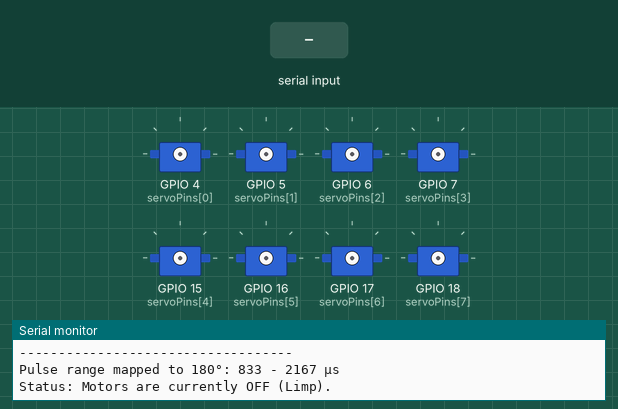
Bench run of a sketch on a simulated ESP32. Parts: 8 × servo, the last lines printed to the serial monitor. The inputs (shaded band) are chosen by the test bench.

Above: at 1.2 s.
1.3 s: "all,1\n" received over Serial
2.8 s: "all,150\n" received over Serial
At 4.0 s:
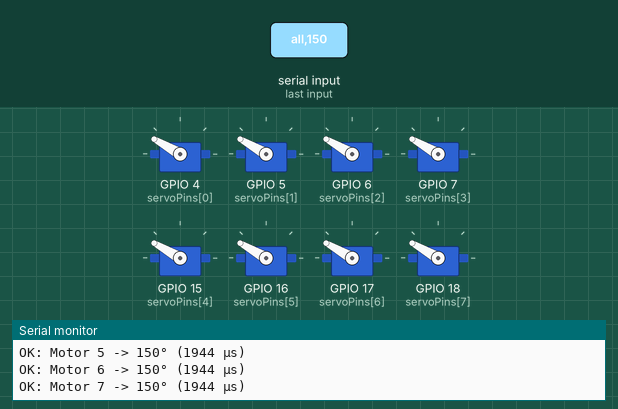
4.3 s: "1,90\n" received over Serial
At 4.7 s:
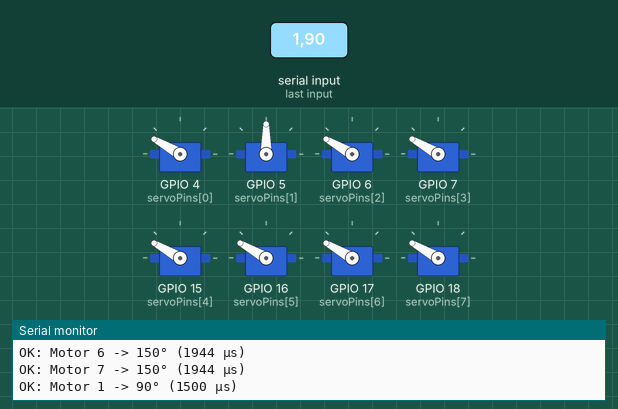
Timing chart, 0 to 7.3 s (numbered marks = the images above; inputs shaded):
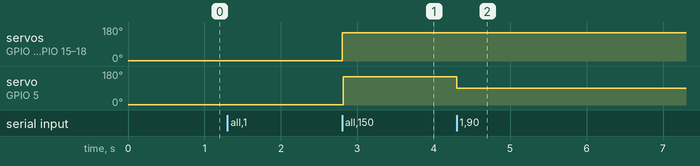

The sketch:

mg90d-servo-test.ino
```cpp
#include <Arduino.h>
#include <ESP32Servo.h>

// ======================================================================
// CONFIGURATION
// ======================================================================

Servo servos[8];

// Index:                 0   1   2   3   4    5   6   7
// Label:                 R1  R2  L1  L2  R4  R3  L3  L4
const int servoPins[8] = {4, 5, 6, 7, 15, 16, 17, 18};

// MG90D 270deg servo calibration
const int MIN_PULSE = 833;   // 500  + 333
const int MAX_PULSE = 2167;  // 2500 - 333

// ======================================================================
//  SETUP
// ======================================================================

void setup() {
  Serial.begin(115200); // Ensure the baud rate matches in the serial terminal
  while (!Serial);

  Serial.println("-----------------------------------");
  Serial.println("   Servo Motor Tester Interface    ");
  Serial.println("-----------------------------------");
  Serial.println("Commands:");
  Serial.println("1. id,angle   -> e.g. '0,90'");
  Serial.println("2. all,angle  -> e.g. 'all,90'");
  Serial.println("3. stop       -> Detaches/Powers down motors");
  Serial.println("-----------------------------------");
  Serial.print  ("Pulse range mapped to 180°: ");
  Serial.print  (MIN_PULSE);
  Serial.print  (" - ");
  Serial.print  (MAX_PULSE);
  Serial.println(" µs");
  Serial.println("Status: Motors are currently OFF (Limp).");

  // Reserve all 4 LEDC hardware timers for stable PWM
  ESP32PWM::allocateTimer(0);
  ESP32PWM::allocateTimer(1);
  ESP32PWM::allocateTimer(2);
  ESP32PWM::allocateTimer(3);
}

// ======================================================================
// MAIN LOOP
// ======================================================================

void loop() {
  if (Serial.available() > 0) {
    String input = Serial.readStringUntil('\n');
    input.trim();

    if (input.length() == 0) return;

    if (input.equalsIgnoreCase("stop")) {
      stopMotors();
      return;
    }

    // Parse input
    int commaIndex = input.indexOf(',');
    if (commaIndex != -1) {
      String cmd    = input.substring(0, commaIndex);
      String valStr = input.substring(commaIndex + 1);
      int angle     = valStr.toInt();

      // Limit servo angle range to just 0-180deg
      if (angle < 0)   angle = 0;
      if (angle > 180) angle = 180;

      if (cmd.equalsIgnoreCase("all")) {
        moveAll(angle);
      }
      else {
        int motorId = cmd.toInt();
        // Handle ambiguity of String.toInt() in Arduino IDE to distinguish if actually a valid motor command
        // ***NOTE*** toInt() returns 0 in two different situations:
        //      1. The string actually contains "0" (a valid motor ID)
        //      2. The string is non-numeric characters like "abc" (which also returns 0 as a failure/default)
        if (motorId == 0 && cmd.charAt(0) != '0') {
          Serial.println("Error: Invalid Motor ID");
        }
        else {
          moveMotor(motorId, angle);
        }
      }
    }
    else {
      Serial.println("Error: Invalid format. Use 'id,angle', 'all,angle', or 'stop'.");
    }
  }
}

// ======================================================================
// HELPER FUNCTIONS
// ======================================================================

// Map a 0-180deg angle to the correct pulse width for the 270deg servo
int angleToPulse(int angle) {
  return map(angle, 0, 180, MIN_PULSE, MAX_PULSE);
}

void moveMotor(int id, int angle) {
  if (id < 0 || id > 7) {
    Serial.println("Error: Motor ID must be 0-7");
    return;
  }
  // Lazy attach motors
  if (!servos[id].attached()) {
    servos[id].setPeriodHertz(50);
    servos[id].attach(servoPins[id], MIN_PULSE, MAX_PULSE);
  }

  servos[id].writeMicroseconds(angleToPulse(angle));

  Serial.print("OK: Motor ");
  Serial.print(id);
  Serial.print(" -> ");
  Serial.print(angle);
  Serial.print("° (");
  Serial.print(angleToPulse(angle));
  Serial.println(" µs)");
}

void moveAll(int angle) {
  Serial.print("Moving ALL to ");
  Serial.println(angle);
  for (int i = 0; i < 8; i++) {
    moveMotor(i, angle);
  }
}

void stopMotors() {
  Serial.println("Stopping (Detaching) all motors...");
  for (int i = 0; i < 8; i++) {
    if (servos[i].attached()) {
      servos[i].detach();
    }
  }
  Serial.println("Motors are now OFF.");
}
```

Measured:
- after the input at 2.8 s, servo on GPIO 4 (servoPins[0]), servo on GPIO 5 (servoPins[1]), servo on GPIO 6 (servoPins[2]), servo on GPIO 7 (servoPins[3]), servo on GPIO 15 (servoPins[4]), servo on GPIO 16 (servoPins[5]), servo on GPIO 17 (servoPins[6]), servo on GPIO 18 (servoPins[7]): 1° → 150° at once
- after the input at 4.3 s, servo on GPIO 5 (servoPins[1]): 150° → 90° at once
